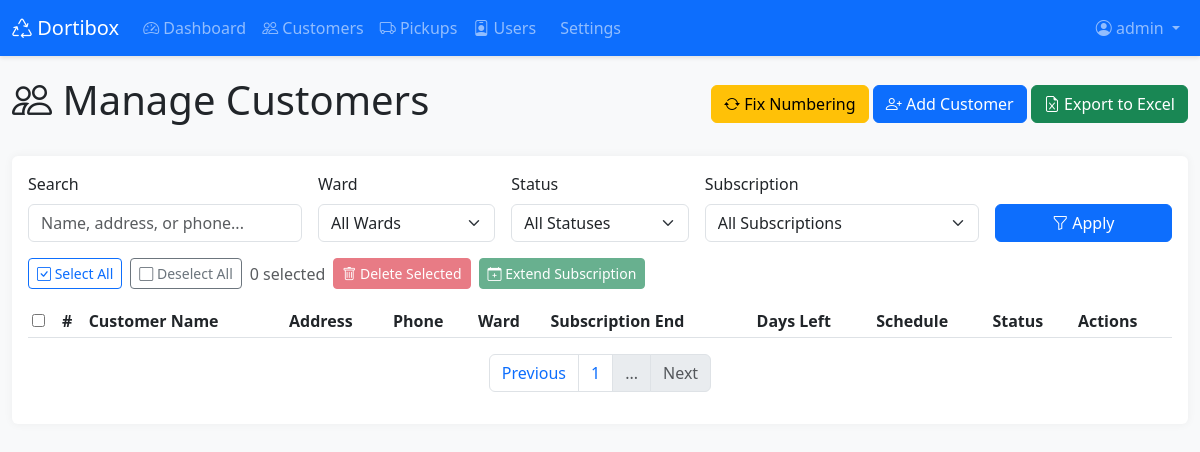
Before: /admin/customers?page=13&search=&ward=&status=&subscription= (signed in) with the older database file.
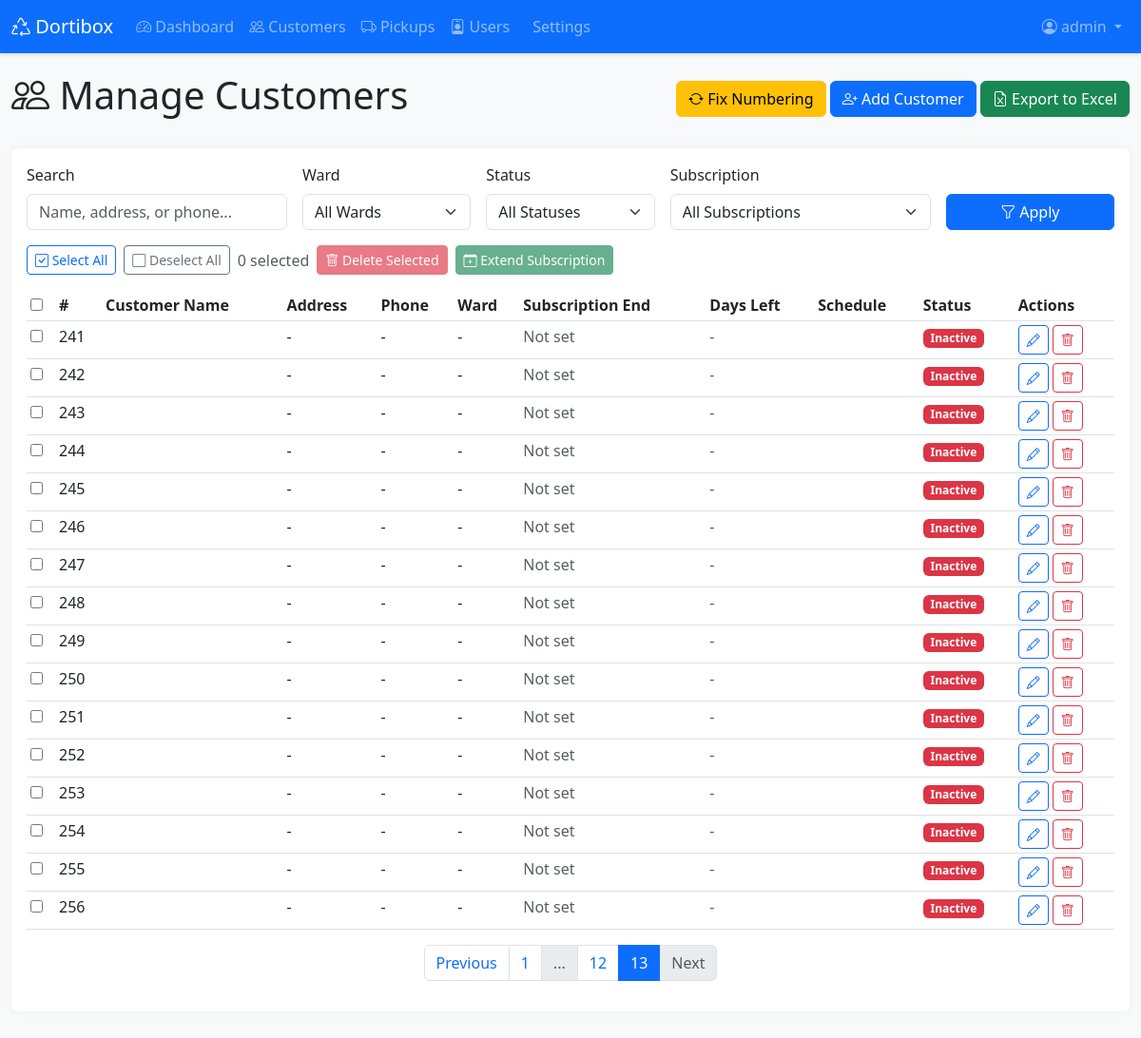
After: the same page with the newer database file.
### app.py (models this page shows, shortened)
class Customer(db.Model):
    id = db.Column(db.Integer, primary_key=True)
    customer_number = db.Column(db.Integer)
    customer_name = db.Column(db.String(200), nullable=False)
    address = db.Column(db.String(300))
    phone_number = db.Column(db.String(50))
    type = db.Column(db.String(100))
    ward = db.Column(db.String(100))
    bin_size = db.Column(db.String(50))  # Now stores multiple sizes like "300L, 50L"
    bin_qty = db.Column(db.Integer)
    frequency = db.Column(db.String(50))
    time = db.Column(db.String(50))
    monday = db.Column(db.Integer, default=0)
    tuesday = db.Column(db.Integer, default=0)
    wednesday = db.Column(db.Integer, default=0)
    thursday = db.Column(db.Integer, default=0)
    friday = db.Column(db.Integer, default=0)
    saturday = db.Column(db.Integer, default=0)
    sales_rep = db.Column(db.String(100))
    payment_type = db.Column(db.String(100))
    subscription_start = db.Column(db.Date)
    subscription_end = db.Column(db.Date)
    active = db.Column(db.String(10))
    target_month_start = db.Column(db.Date)
    target_month_end = db.Column(db.Date)
    month_acquired = db.Column(db.String(50))
    amount_paid = db.Column(db.Float)
    pickups = db.relationship('Pickup', backref='customer', lazy=True, cascade='all, delete-orphan')
    def subscription_status(self):
        if not self.subscription_end:
            return 'no_date'

### app.py (the view, shortened to what this page needs)
@app.route('/admin/customers')
@admin_required
def admin_customers():
    page = request.args.get('page', 1, type=int)
    search = request.args.get('search', '')
    ward_filter = request.args.get('ward', '')
    status_filter = request.args.get('status', '')
    subscription_filter = request.args.get('subscription', '')
    query = Customer.query
    if search:
        query = query.filter(
            (Customer.customer_name.contains(search)) |
            (Customer.address.contains(search)) |
            (Customer.phone_number.contains(search))
        )
    if ward_filter:
        query = query.filter(Customer.ward == ward_filter)
    if status_filter == 'active':
        query = query.filter((Customer.active == 'Yes') | (Customer.active == 'yes'))
    elif status_filter == 'inactive':
        query = query.filter(Customer.active == 'No')
    today = date.today()
    if subscription_filter == 'expired':
        query = query.filter(
            Customer.subscription_end.isnot(None),
            Customer.subscription_end < today
        )
    elif subscription_filter == 'no_date':
        query = query.filter(Customer.subscription_end.is_(None))
    customers = query.order_by(Customer.customer_number).paginate(
        page=page, per_page=20, error_out=False
    )
    wards = db.session.query(Customer.ward).filter(Customer.ward.isnot(None)).distinct().order_by(Customer.ward).all()
    wards = [w[0] for w in wards if w[0]]
    return render_template('admin_customers.html',
                         customers=customers,
                         search=search,
                         ward_filter=ward_filter,
                         status_filter=status_filter,
                         subscription_filter=subscription_filter,
                         wards=wards,
                         today=today)

### templates/admin_customers.html (shortened to what this page needs)
{% extends "base.html" %}
{% block content %}
<div class="container-fluid">
    <div class="d-flex justify-content-between align-items-center mb-4">
        <h1><i class="bi bi-people"></i> Manage Customers</h1>
        <div>
            <button type="button" class="btn btn-warning" onclick="renumberCustomers()" title="Fix customer numbering">
                <i class="bi bi-arrow-repeat"></i> Fix Numbering
            </button>
            <a href="{{ url_for('add_customer') }}" class="btn btn-primary">
                <i class="bi bi-person-plus"></i> Add Customer
            </a>
            <button type="button" class="btn btn-success" onclick="exportCustomers()">
                <i class="bi bi-file-earmark-excel"></i> Export to Excel
            </button>
        </div>
    </div>
    <div class="card">
        <div class="card-body">
            <form method="GET" class="row g-3 mb-3">
                <div class="col-md-3">
                    <label for="search" class="form-label">Search</label>
                    <input type="text" class="form-control" id="search" name="search"
                           placeholder="Name, address, or phone..."
                           value="{{ search }}">
                </div>
                <div class="col-md-2">
                    <label for="ward" class="form-label">Ward</label>
                    <select class="form-select" id="ward" name="ward">
                        <option value="">All Wards</option>
                    </select>
                </div>
                <div class="col-md-2">
                    <label for="status" class="form-label">Status</label>
                    <select class="form-select" id="status" name="status">
                        <option value="">All Statuses</option>
                    </select>
                </div>
                <div class="col-md-3">
                    <label for="subscription" class="form-label">Subscription</label>
                    <select class="form-select" id="subscription" name="subscription">
                        <option value="">All Subscriptions</option>
                    </select>
                </div>
                <div class="col-md-2 d-flex align-items-end">
                    <button type="submit" class="btn btn-primary w-100">
                        <i class="bi bi-funnel"></i> Apply
                    </button>
                </div>
            </form>
            <div class="mb-3 d-flex gap-2 align-items-center flex-wrap">
                <button type="button" class="btn btn-sm btn-outline-primary" onclick="selectAll()">
                    <i class="bi bi-check-square"></i> Select All
                </button>
                <button type="button" class="btn btn-sm btn-outline-secondary" onclick="deselectAll()">
                    <i class="bi bi-square"></i> Deselect All
                </button>
                <span class="text-muted" id="selectedCount">0 selected</span>
                <button type="button" class="btn btn-sm btn-danger" onclick="bulkDelete()" id="bulkDeleteBtn" disabled>
                    <i class="bi bi-trash"></i> Delete Selected
                </button>
                <button type="button" class="btn btn-sm btn-success" onclick="showExtendModal()" id="bulkExtendBtn" disabled>
                    <i class="bi bi-calendar-plus"></i> Extend Subscription
                </button>
            </div>
            <form id="bulkActionForm" method="POST">
                <div class="table-responsive">
                    <table class="table table-hover table-sm">
                        <thead>
                            <tr>
                                <th style="width: 30px;">
                                    <input type="checkbox" id="selectAllCheckbox" onchange="toggleSelectAll()">
                                </th>
                                <th>#</th>
                                <th>Customer Name</th>
                                <th>Address</th>
                                <th>Phone</th>
                                <th>Ward</th>
                                <th>Subscription End</th>
                                <th>Days Left</th>
                                <th>Schedule</th>
                                <th>Status</th>
                                <th>Actions</th>
                            </tr>
                        </thead>
                        <tbody>
                            {% for customer in customers.items %}
                            {% set sub_status = customer.subscription_status() %}
                            <tr class="{% if sub_status == 'expired' %}subscription-expired{% elif sub_status == 'expiring_week' %}subscription-expiring-week{% elif sub_status == 'expiring_month' %}subscription-expiring-month{% endif %}">
                                <td>
                                    <input type="checkbox" class="customer-checkbox"
                                           name="customer_ids[]"
                                           value="{{ customer.id }}"
                                           onchange="updateSelectedCount()">
                                </td>
                                <td>{{ customer.customer_number or '-' }}</td>
                                <td><strong>{{ customer.customer_name }}</strong></td>
                                <td>{{ customer.address or '-' }}</td>
                                <td>{{ customer.phone_number or '-' }}</td>
                                <td>{{ customer.ward or '-' }}</td>
                                <td>
                                    {% if customer.subscription_end %}
                                        {{ customer.subscription_end.strftime('%Y-%m-%d') }}
                                    {% else %}
                                        <span class="text-muted">Not set</span>
                                    {% endif %}
                                </td>
                                <td>
                                    {% if customer.subscription_end %}
                                        {% set days_left = (customer.subscription_end - today).days %}
                                        {% if days_left < 0 %}
                                            <span class="badge bg-danger">Expired {{ abs(days_left) }}d ago</span>
                                        {% elif days_left == 0 %}
                                            <span class="badge bg-danger">Expires Today</span>
                                        {% elif days_left <= 7 %}
                                            <span class="badge bg-warning text-dark">{{ days_left }}d left</span>
                                        {% elif days_left <= 30 %}
                                            <span class="badge bg-info">{{ days_left }}d left</span>
                                        {% else %}
                                            <span class="badge bg-success">{{ days_left }}d left</span>
                                        {% endif %}
                                    {% else %}
                                        <span class="text-muted">-</span>
                                    {% endif %}
                                </td>
                                <td>
                                </td>
                                <td>
                                    {% if customer.active in ['Yes', 'yes'] %}
                                    <span class="badge bg-success">Active</span>
                                    {% else %}
                                    <span class="badge bg-danger">Inactive</span>
                                    {% endif %}
                                </td>
                                <td class="table-actions">
                                    <a href="{{ url_for('edit_customer', id=customer.id) }}"
                                       class="btn btn-sm btn-outline-primary" title="Edit">
                                        <i class="bi bi-pencil"></i>
                                    </a>
                                    <button type="button" class="btn btn-sm btn-outline-danger"
                                            onclick="deleteSingle({{ customer.id }})" title="Delete">
                                        <i class="bi bi-trash"></i>
                                    </button>
                                </td>
                            </tr>
                            {% endfor %}
                        </tbody>
                    </table>
                </div>
            </form>
            {% if customers.pages > 1 %}
            <nav>
                <ul class="pagination justify-content-center">
                    <li class="page-item {% if not customers.has_prev %}disabled{% endif %}">
                        <a class="page-link" href="{{ url_for('admin_customers', page=customers.prev_num, search=search, ward=ward_filter, status=status_filter, subscription=subscription_filter) }}">
                            Previous
                        </a>
                    </li>
                    {% for page_num in customers.iter_pages(left_edge=1, right_edge=1, left_current=1, right_current=2) %}
                        {% if page_num %}
                            <li class="page-item {% if page_num == customers.page %}active{% endif %}">
                                <a class="page-link" href="{{ url_for('admin_customers', page=page_num, search=search, ward=ward_filter, status=status_filter, subscription=subscription_filter) }}">
                                    {{ page_num }}
                                </a>
                            </li>
                        {% else %}
                            <li class="page-item disabled"><span class="page-link">...</span></li>
                        {% endif %}
                    {% endfor %}
                    <li class="page-item {% if not customers.has_next %}disabled{% endif %}">
                        <a class="page-link" href="{{ url_for('admin_customers', page=customers.next_num, search=search, ward=ward_filter, status=status_filter, subscription=subscription_filter) }}">
                            Next
                        </a>
                    </li>
                </ul>
            </nav>
            {% endif %}
        </div>
    </div>
</div>
{% endblock %}

### templates/base.html (shortened to what this page needs)
<!DOCTYPE html>
<html lang="en">
<head>
    <link href="https://cdn.jsdelivr.net/npm/bootstrap@5.3.0/dist/css/bootstrap.min.css" rel="stylesheet">
    <link rel="stylesheet" href="https://cdn.jsdelivr.net/npm/bootstrap-icons@1.10.0/font/bootstrap-icons.css">
</head>
<body>
    {% if session.user_id %}
    <nav class="navbar navbar-expand-lg navbar-dark bg-primary">
        <div class="container-fluid">
            <a class="navbar-brand" href="{{ url_for('dashboard') }}">
                <i class="bi bi-recycle"></i> Dortibox
            </a>
            <div class="collapse navbar-collapse" id="navbarNav">
                <ul class="navbar-nav me-auto">
                    {% if session.role == 'admin' %}
                    <li class="nav-item">
                        <a class="nav-link" href="{{ url_for('dashboard') }}">
                            <i class="bi bi-speedometer2"></i> Dashboard
                        </a>
                    </li>
                    <li class="nav-item">
                        <a class="nav-link" href="{{ url_for('admin_customers') }}">
                            <i class="bi bi-people"></i> Customers
                        </a>
                    </li>
                    <li class="nav-item">
                        <a class="nav-link" href="{{ url_for('admin_pickups') }}">
                            <i class="bi bi-truck"></i> Pickups
                        </a>
                    </li>
                    <li class="nav-item">
                        <a class="nav-link" href="{{ url_for('admin_users') }}">
                            <i class="bi bi-person-badge"></i> Users
                        </a>
                    </li>
                    <li class="nav-item">
                         <a class="nav-link" href="{{ url_for('settings') }}">
                            Settings
                         </a>
                    </li>
                    {% else %}
                    <li class="nav-item">
                        <a class="nav-link" href="{{ url_for('dashboard') }}">
                            <i class="bi bi-calendar-check"></i> Today's Pickups
                        </a>
                    </li>
                    {% endif %}
                </ul>
                <ul class="navbar-nav">
                    <li class="nav-item dropdown">
                        <a class="nav-link dropdown-toggle" href="#" id="userDropdown" role="button" data-bs-toggle="dropdown">
                            <i class="bi bi-person-circle"></i> {{ session.username }}
                        </a>
                    </li>
                </ul>
            </div>
        </div>
    </nav>
    {% endif %}
    <div class="container-fluid main-content">
        {% block content %}{% endblock %}
    </div>
</body>
</html>

Changed rows visible on the page:
added Customer: customer_number "241", address "-", phone_number "-", ward "-", shows "Not set", active "Inactive"
added Customer: customer_number "242", address "-", phone_number "-", ward "-", shows "Not set", active "Inactive"
added Customer: customer_number "243", address "-", phone_number "-", ward "-", shows "Not set", active "Inactive"
added Customer: customer_number "244", address "-", phone_number "-", ward "-", shows "Not set", active "Inactive"
added Customer: customer_number "245", address "-", phone_number "-", ward "-", shows "Not set", active "Inactive"
added Customer: customer_number "246", address "-", phone_number "-", ward "-", shows "Not set", active "Inactive"
added Customer: customer_number "247", address "-", phone_number "-", ward "-", shows "Not set", active "Inactive"
added Customer: customer_number "248", address "-", phone_number "-", ward "-", shows "Not set", active "Inactive"
added Customer: customer_number "249", address "-", phone_number "-", ward "-", shows "Not set", active "Inactive"
added Customer: customer_number "250", address "-", phone_number "-", ward "-", shows "Not set", active "Inactive"
added Customer: customer_number "251", address "-", phone_number "-", ward "-", shows "Not set", active "Inactive"
added Customer: customer_number "252", address "-", phone_number "-", ward "-", shows "Not set", active "Inactive"
added Customer: customer_number "253", address "-", phone_number "-", ward "-", shows "Not set", active "Inactive"
added Customer: customer_number "254", address "-", phone_number "-", ward "-", shows "Not set", active "Inactive"
added Customer: customer_number "255", address "-", phone_number "-", ward "-", shows "Not set", active "Inactive"
added Customer: customer_number "256", address "-", phone_number "-", ward "-", shows "Not set", active "Inactive"
Other visible differences:
new list line: "12"
new list line: "13"
